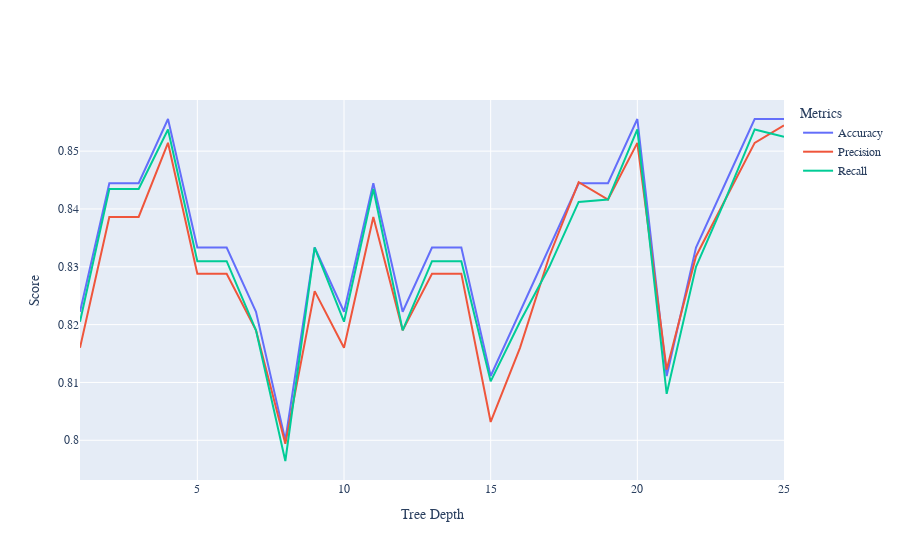

Notebook code for this chart:
### Code cell
acc_lst = [x[0] for x in heart_mets]
f1_lst = [x[1] for x in heart_mets]
prec_lst = [x[2] for x in heart_mets]
recall_lst = [x[3] for x in heart_mets]



fig = go.Figure()
fig.add_trace(go.Scatter(x=depths, y=acc_lst, name="Accuracy"))
fig.add_trace(go.Scatter(x=depths, y=prec_lst, name="Precision"))
fig.add_trace(go.Scatter(x=depths, y=recall_lst, name="Recall"))
fig.update_layout(
    xaxis_title="Tree Depth",
    yaxis_title="Score",
    legend_title="Metrics",
    font = dict(
        family="Courier new, monospace"
    )
)
fig.show()
fig.write_image("images/fig_heart_depth.pdf")

### Figure 1 — Plotly figure (JSON) as saved in the notebook; plotly's stock layout.template omitted (floating-point values rounded to 4 significant figures)
{"data": [{"name": "Accuracy", "type": "scatter", "x": [1, 2, 3, 4, 5, 6, 7, 8, 9, 10, 11, 12, 13, 14, 15, 16, 17, 18, 19, 20, 21, 22, 23, 24, 25], "y": [0.8222, 0.8444, 0.8444, 0.8556, 0.8333, 0.8333, 0.8222, 0.8, 0.8333, 0.8222, 0.8444, 0.8222, 0.8333, 0.8333, 0.8111, 0.8222, 0.8333, 0.8444, 0.8444, 0.8556, 0.8111, 0.8333, 0.8444, 0.8556, 0.8556]}, {"name": "Precision", "type": "scatter", "x": [1, 2, 3, 4, 5, 6, 7, 8, 9, 10, 11, 12, 13, 14, 15, 16, 17, 18, 19, 20, 21, 22, 23, 24, 25], "y": [0.816, 0.8386, 0.8386, 0.8514, 0.8288, 0.8288, 0.819, 0.7994, 0.8258, 0.816, 0.8386, 0.819, 0.8288, 0.8288, 0.8032, 0.816, 0.8318, 0.8446, 0.8416, 0.8514, 0.8122, 0.8318, 0.8416, 0.8514, 0.8544]}, {"name": "Recall", "type": "scatter", "x": [1, 2, 3, 4, 5, 6, 7, 8, 9, 10, 11, 12, 13, 14, 15, 16, 17, 18, 19, 20, 21, 22, 23, 24, 25], "y": [0.8205, 0.8434, 0.8434, 0.8537, 0.831, 0.831, 0.819, 0.7964, 0.8333, 0.8205, 0.8434, 0.819, 0.831, 0.831, 0.8102, 0.8205, 0.83, 0.8412, 0.8416, 0.8537, 0.808, 0.83, 0.8416, 0.8537, 0.8525]}], "layout": {"font": {"family": "Courier new, monospace"}, "legend": {"title": {"text": "Metrics"}}, "xaxis": {"title": {"text": "Tree Depth"}}, "yaxis": {"title": {"text": "Score"}}}}
